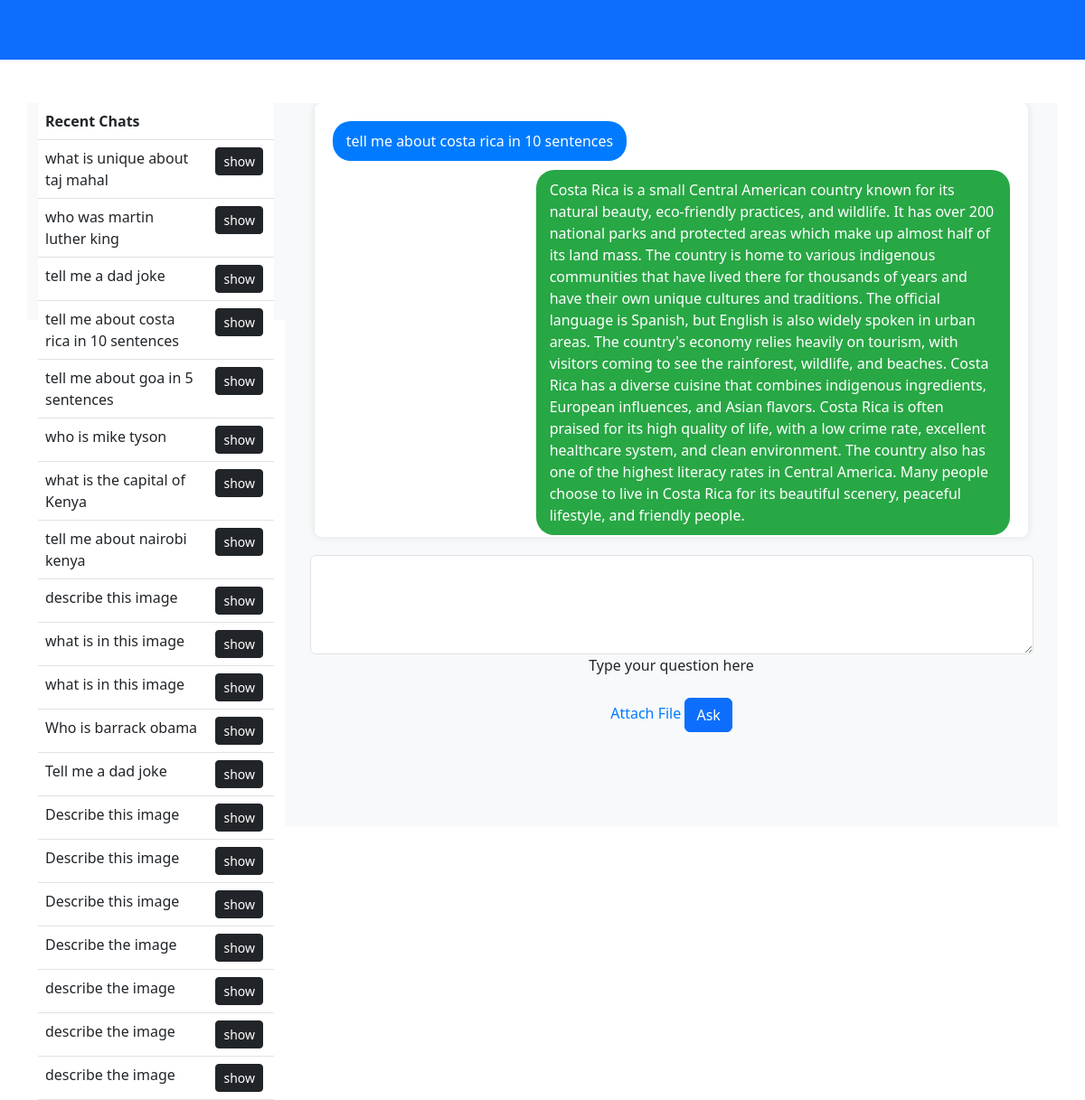
Page /load/7762adac-612b-4924-8358-a6c54cc9231b on the committed database.
### app.py (models this page shows)
class ChatHistory(db.Model):
    id = db.Column(db.String(36), primary_key=True)
    conversation_history = db.Column(db.Text)

### app.py (the view)
@app.route("/load/<id>", methods=['GET', 'POST'])
def loadChat(id):
    if request.method == 'GET':
        session_id = id
        conversation_history = get_or_create_session(session_id)
        user_messages = chat_history()
        print(f'I am clicked from table')
        return render_template('index.html', conversation_history=conversation_history, session_id=session_id, user_messages=user_messages)
    else:
        pass

### app.py (called while the page is built)
def get_or_create_session(session_id):
    existing_session = ChatHistory.query.filter_by(id=session_id).first()
    if existing_session:
        return json.loads(existing_session.conversation_history)
    else:
        new_entry = ChatHistory(id=session_id, conversation_history=json.dumps([]))
        db.session.add(new_entry)
        db.session.commit()
        return []

def chat_history():
    valid_chat_history = ChatHistory.query.filter(
        ChatHistory.id.isnot(None),
        ChatHistory.conversation_history != '[]'
    ).all()
    user_messages = []
    for entry in valid_chat_history:
        conversation = json.loads(entry.conversation_history)
        if conversation:
            first_user_message = next((msg["user"] for msg in conversation if "user" in msg), None)
            if first_user_message:
                user_messages.append({"id": entry.id, "user": first_user_message})
    return user_messages

### templates/index.html (shortened to what this page needs)
<!DOCTYPE html>
<html lang="en">
<head>
  <link href="https://cdn.jsdelivr.net/npm/bootstrap@5.3.0-alpha1/dist/css/bootstrap.min.css" rel="stylesheet">
</head>
<body>
<nav class="navbar navbar-expand-lg navbar-dark bg-primary">
  <div class="container">
    <div class="collapse navbar-collapse" id="navbarNav">
      <ul class="navbar-nav">
        <li class="nav-item">
          <a class="nav-link active" aria-current="page" href="#"></a>
        </li>
        <li class="nav-item">
          <a class="nav-link" href="#"></a>
        </li>
        <li class="nav-item">
          <a class="nav-link" href="#"></a>
        </li>
      </ul>
      <ul class="navbar-nav ml-auto">
        <li class="nav-item">
          <a class="nav-link " href="#">
          </a>
        </li>
      </ul>
    </div>
  </div>
</nav>
<div class="container mt-5">
  <div class="row">
    <div class="col-3 column1">
      <table class="table">
        <thead>
          <tr>
            <th>Recent Chats</th>
            <th></th>
          </tr>
        </thead>
        <tbody>
          {% for chat in user_messages %}
            <tr>
              <td>{{ chat.user}}</td>
              <td><a href="/load/{{ chat.id }}" type="button" class="btn btn-dark btn-sm mx-1">show</button></td>
            </tr>
          {% endfor %}
        </tbody>
      </table>
    </div>
    <div class="col-9 column2">
      <div class="chat-container">
        {% for entry in conversation_history %}
          {% if entry.user or entry.bot %}
            {% if entry.user %}
              <div class="chat-bubble user-bubble">
                {{ entry.user }}
              </div>
            {% endif %}
            {% if entry.bot %}
              <div class="chat-bubble bot-bubble">
                {{ entry.bot }}
              </div>
            {% endif %}
          {% endif %}
        {% endfor %}
      </div>
      <form action="/" method="post" enctype="multipart/form-data" class="chat-form">
        <div class="form-outline mb-3">
          <textarea class="form-control" id="user_input" name="user_input" rows="4"></textarea>
          <label class="form-label" for="user_input">Type your question here</label>
        </div>
        <label for="file_input" class="file-label"> Attach File</label>
        <input type="submit" value="Ask" class="btn btn-primary">
      </form>
    </div>
  </div>
</div>
</body>
</html>

### templates/index.html (style rules this page uses)
.column1, .column2 { height: 30vh; }
.column1 { background-color:#f8f9fa; }
.column2 { background-color: #f8f9fa; height: 100vh; overflow-y: auto; }
.container { min-height: 100%; display: flex; flex-direction: column; }
.chat-container { width: 95%; max-width: 800px; margin: auto; padding: 20px; border-radius: 8px; background-color: #fff; box-shadow: 0 0 10px rgba(0, 0, 0, 0.1); height: 60%; position: relative; overflow-y: auto; padding-bottom: 20px; padding-top:20px; }
.chat-bubble { max-width: 70%; margin-bottom: 10px; padding: 10px 15px; border-radius: 20px; position: relative; }
.user-bubble { background-color: #007bff; color: #ffffff; float: left; clear: both; }
.bot-bubble { background-color: #28a745; color: #ffffff; float: right; clear: both; }
.file-label { color: #007bff; cursor: pointer; }
.chat-form { max-width: 800px; margin: auto; width: 100%; text-align: center; margin-top: 20px; }
.form-control { width: 100%; }

### rows in the picture
ChatHistory: user "what is unique about taj mahal"
ChatHistory: user "who was martin luther king"
ChatHistory: user "tell me a dad joke"
ChatHistory: user "tell me about costa rica in 10 sentences"
ChatHistory: user "tell me about goa in 5 sentences"
ChatHistory: user "who is mike tyson"
ChatHistory: user "what is the capital of Kenya"
ChatHistory: user "tell me about nairobi kenya"
ChatHistory: user "describe this image"
ChatHistory: user "what is in this image"
ChatHistory: user "what is in this image"
ChatHistory: user "Who is barrack obama"
ChatHistory: user "Tell me a dad joke"
ChatHistory: user "Describe this image"
ChatHistory: user "Describe this image"
ChatHistory: user "Describe this image"
ChatHistory: user "Describe the image"
ChatHistory: user "describe the image"
ChatHistory: user "describe the image"
ChatHistory: user "describe the image"

### other values in the picture
{{ entry.user }} "tell me about costa rica in 10 sentences"
